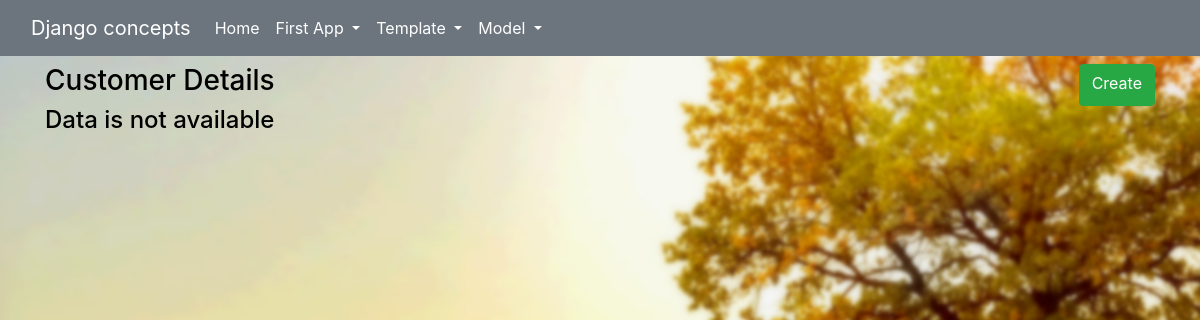
Page /functioncardApp/showcustomers on the earlier database version.
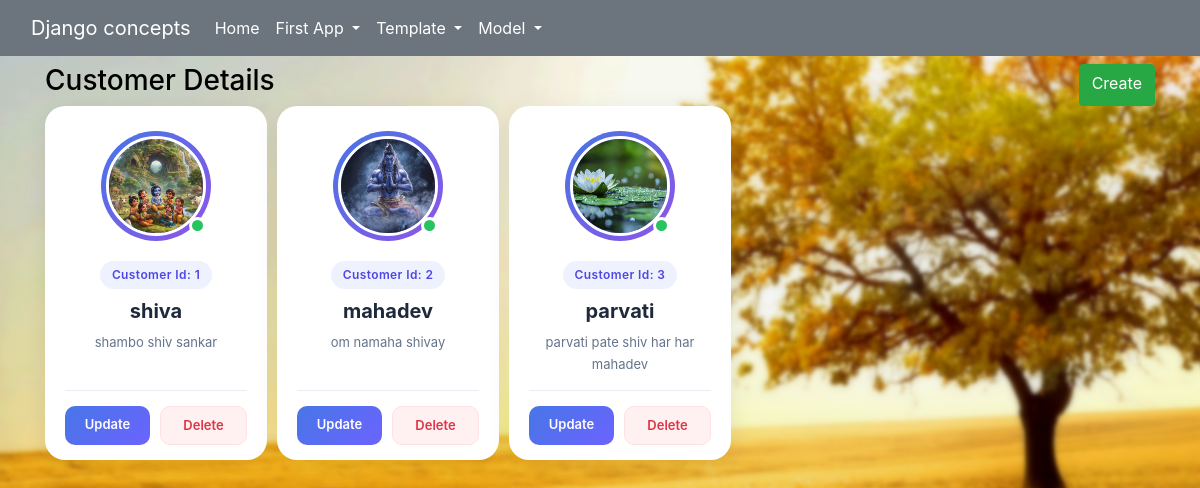
Same page on the later database version.
### app_011_function_based_curd/models.py (models this page shows)
class customer(models.Model):
    profilepic = models.ImageField(upload_to='customerPics',  blank=True, null = True)
    name = models.CharField(max_length=100)
    customerId = models.IntegerField()
    details = models.CharField(max_length=100)
    status = models.BooleanField(default=False)

### app_011_function_based_curd/views.py (the view)
# urls.py: path('showcustomers', showCustomers, name="showcustomers"),
def showCustomers(request):
    data = customer.objects.all()
    return render(request, 'app_011_function_based_curd/show.html',{'data':data})

### templates/app_011_function_based_curd/show.html (shortened to what this page needs)
{%extends 'base.html'%}
{% load static %}
    {%block style%}
    <link rel="stylesheet" href="{%static 'css/customer_card.css'%}"
    {%endblock style%}
    {%block body%}
    <div class="d-flex justify-content-between">
        <h3>Customer Details</h3>
        <a href="{%url 'createcustomer'%}" class="btn btn-success">Create</a>
    </div>
    {% if data %}
        <div class="d-flex" style="gap:10px;">
            {%for value in data%}
                <div class="card customer-card">
                    <div class="customer-image-wrapper">
                        {% if value.profilepic %}
                            <img src="{{ value.profilepic.url }}" class="customer-img" alt="Customer profile"/>
                        {% else %}
                            <img src="{%static 'images/lotus.jpg'%}" class="customer-img" alt="Customer profile"/>
                        {% endif %}
                        {% if value.status %}
                            <span class="customer-status-active"></span>
                        {% else %}
                            <span class="customer-status-inactive"></span>
                        {% endif %}
                    </div>
                    <div class="card-body customer-body">
                        <span class="customer-id">Customer Id: {{value.customerId}}</span>
                        <h5 class="customer-name">{{value.name}}</h5>
                        <p class="customer-description">{{value.details}}</p>
                        <div class="customer-divider"></div>
                        <div class="customer-actions">
                            <a type="button" href="{%url 'updatecustomer' value.id%}" class="btn btn-update">Update</a>
                            <a type="button" href="{%url 'deletecustomer' value.id%}" class="btn btn-delete">Delete</a>
                        </div>
                    </div>
                </div>
            {% endfor %}
        </div>
    {% else %}
        <h4> Data is not available</h4>
    {% endif %}
    {%endblock body%}

### templates/base.html (shortened to what this page needs)
<!DOCTYPE html>
{% load static%}
<html>
    <head>
        <link href="{%static 'css/bootstrap.css'%}" rel="stylesheet">
        <link href="{%static 'css/base.css'%}" rel="stylesheet">
        {% block style%}
        {% endblock style%}
    </head>
    <body>
        <nav class="navbar navbar-expand-lg fixed-top bg-body-tertiary navbar bg-secondary" data-bs-theme="dark">
            <div class="container-fluid">
                <a class="navbar-brand" href="#">Django concepts</a>
                <div class="collapse navbar-collapse" id="navbarSupportedContent">
                    <ul class="navbar-nav me-auto mb-2 mb-lg-0">
                        <li class="nav-item">
                            <a class="nav-link active" aria-current="page" href="{%url 'home'%}">Home</a>
                        </li>
                        <li class="nav-item dropdown">
                            <a class="nav-link dropdown-toggle" href="#" role="button" data-bs-toggle="dropdown" aria-expanded="false">
                                First App
                            </a>
                        </li>
                        <li class="nav-item dropdown">
                            <a class="nav-link dropdown-toggle" href="#" role="button" data-bs-toggle="dropdown" aria-expanded="false">
                                Template
                            </a>
                        </li>
                        <li class="nav-item dropdown">
                            <a class="nav-link dropdown-toggle" href="#" role="button" data-bs-toggle="dropdown" aria-expanded="false">
                                Model
                            </a>
                        </li>
                    </ul>
                </div>
            </div>
        </nav><br><br>
        <div class="container mt-3">
            {% block body %}
            {% endblock body%}
        </div>
    </body>
</html>

### static/css/base.css (style rules this page uses)
html, body { margin: 0; padding: 0; width: 100%; min-height: 100%; }
body { background-image: url(../images/ak2.jpg); background-size:cover; background-position: center; background-attachment: fixed; color: rgba(var(--bs-dark-rgb),var(--bs-text-opacity))!important }
a, a:hover { color: white; }

### static/css/customer_card.css (style rules this page uses)
.customer-card { width: 20%; max-width: 30%; padding: 25px 20px 15px; border: none; border-radius: 20px; background: #ffffff; text-align: center; box-shadow: 0 5px 25px rgba(0, 0, 0, 0.08); transition: transform 0.3s ease, box-shadow 0.3s ease; overflow: hidden; }
.customer-image-wrapper { position: relative; width: 110px; height: 110px; margin: 0 auto 15px; padding: 5px; border-radius: 50%; background: linear-gradient(135deg, #4776e6, #8e54e9); }
.customer-img { width: 100%; height: 100%; border-radius: 50%; object-fit: cover; border: 3px solid #ffffff; }
.customer-status-active { position: absolute; right: 5px; bottom: 7px; width: 17px; height: 17px; border: 3px solid #ffffff; border-radius: 50%; background-color: #22c55e; }
.customer-body { padding: 5px 0 0; }
.customer-id { display: inline-block; padding: 5px 12px; margin-bottom: 10px; border-radius: 20px; background: #eef2ff; color: #4f46e5; font-size: 12px; font-weight: 600; letter-spacing: 0.4px; }
.customer-name { margin-bottom: 8px; color: #1e293b; font-size: 20px; font-weight: 700; }
.customer-description { margin-bottom: 15px; color: #64748b; font-size: 13px; line-height: 1.7; display: -webkit-box; -webkit-box-orient: vertical; -webkit-line-clamp: 2; overflow: hidden; text-overflow: ellipsis; height: calc(13px * 1.7 * 2); cursor: pointer; }
.customer-divider { height: 1px; margin: 15px 0; background: #e9edf3; }
.customer-actions { display: flex; gap: 10px; }
.customer-actions .btn { flex: 1; padding: 9px 10px; border-radius: 10px; font-size: 13px; font-weight: 600; transition: all 0.2s ease; }
.btn-update { color: #ffffff; background: linear-gradient(135deg, #4776e6, #6c63ff); border: none; }
.btn-delete { color: #dc3545; background: #fff0f1; border: 1px solid #ffe0e3; }

Differences in the rows shown:
added customer: profilepic (picture), status True (drawn), customerId "1", name "shiva", details "shambo shiv sankar"
added customer: profilepic (picture), status True (drawn), customerId "2", name "mahadev", details "om namaha shivay"
added customer: status True (drawn), customerId "3", name "parvati", details "parvati pate shiv har har mahadev"
Other differences:
text no longer shown: "Data is not available"
